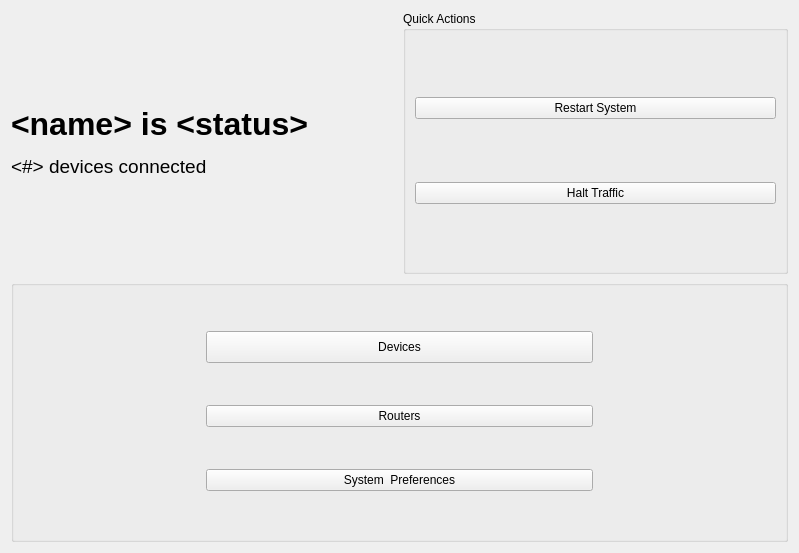
<?xml version="1.0" encoding="UTF-8"?>
<ui version="4.0">
 <class>MainWidget</class>
 <widget class="QWidget" name="MainWidget">
  <property name="geometry">
   <rect>
    <x>0</x>
    <y>0</y>
    <width>799</width>
    <height>553</height>
   </rect>
  </property>
  <property name="windowTitle">
   <string>MainWidget</string>
  </property>
  <layout class="QGridLayout" name="gridLayout">
   <item row="0" column="2">
    <widget class="QGroupBox" name="groupBox_2">
     <property name="title">
      <string>Quick Actions</string>
     </property>
     <layout class="QVBoxLayout" name="verticalLayout_3">
      <item>
       <widget class="QPushButton" name="restartButton">
        <property name="text">
         <string>Restart System</string>
        </property>
       </widget>
      </item>
      <item>
       <widget class="QPushButton" name="pauseTrafBtn">
        <property name="text">
         <string>Halt Traffic</string>
        </property>
       </widget>
      </item>
     </layout>
    </widget>
   </item>
   <item row="1" column="1" colspan="2">
    <widget class="QGroupBox" name="groupBox">
     <property name="title">
      <string/>
     </property>
     <layout class="QHBoxLayout" name="horizontalLayout" stretch="8,17,8">
      <item>
       <spacer name="horizontalSpacer">
        <property name="orientation">
         <enum>Qt::Horizontal</enum>
        </property>
        <property name="sizeHint" stdset="0">
         <size>
          <width>40</width>
          <height>20</height>
         </size>
        </property>
       </spacer>
      </item>
      <item>
       <layout class="QVBoxLayout" name="verticalLayout">
        <item>
         <widget class="QPushButton" name="devicesBtn">
          <property name="minimumSize">
           <size>
            <width>315</width>
            <height>32</height>
           </size>
          </property>
          <property name="text">
           <string>Devices</string>
          </property>
         </widget>
        </item>
        <item>
         <widget class="QPushButton" name="routersBtn">
          <property name="text">
           <string>Routers</string>
          </property>
         </widget>
        </item>
        <item>
         <widget class="QPushButton" name="prefBtn">
          <property name="text">
           <string>System  Preferences</string>
          </property>
         </widget>
        </item>
       </layout>
      </item>
      <item>
       <spacer name="horizontalSpacer_2">
        <property name="orientation">
         <enum>Qt::Horizontal</enum>
        </property>
        <property name="sizeHint" stdset="0">
         <size>
          <width>40</width>
          <height>20</height>
         </size>
        </property>
       </spacer>
      </item>
     </layout>
    </widget>
   </item>
   <item row="0" column="1">
    <layout class="QVBoxLayout" name="verticalLayout_2">
     <item>
      <widget class="QLabel" name="headerLbl">
       <property name="text">
        <string>&lt;html&gt;&lt;head/&gt;&lt;body&gt;&lt;p&gt;&lt;span style=&quot; font-size:24pt; font-weight:600;&quot;&gt;&amp;lt;name&amp;gt; is &amp;lt;status&amp;gt;&lt;/span&gt;&lt;/p&gt;&lt;p&gt;&lt;span style=&quot; font-size:14pt;&quot;&gt;&amp;lt;#&amp;gt; devices connected&lt;/span&gt;&lt;/p&gt;&lt;/body&gt;&lt;/html&gt;</string>
       </property>
      </widget>
     </item>
    </layout>
   </item>
  </layout>
 </widget>
 <resources/>
 <connections/>
</ui>
